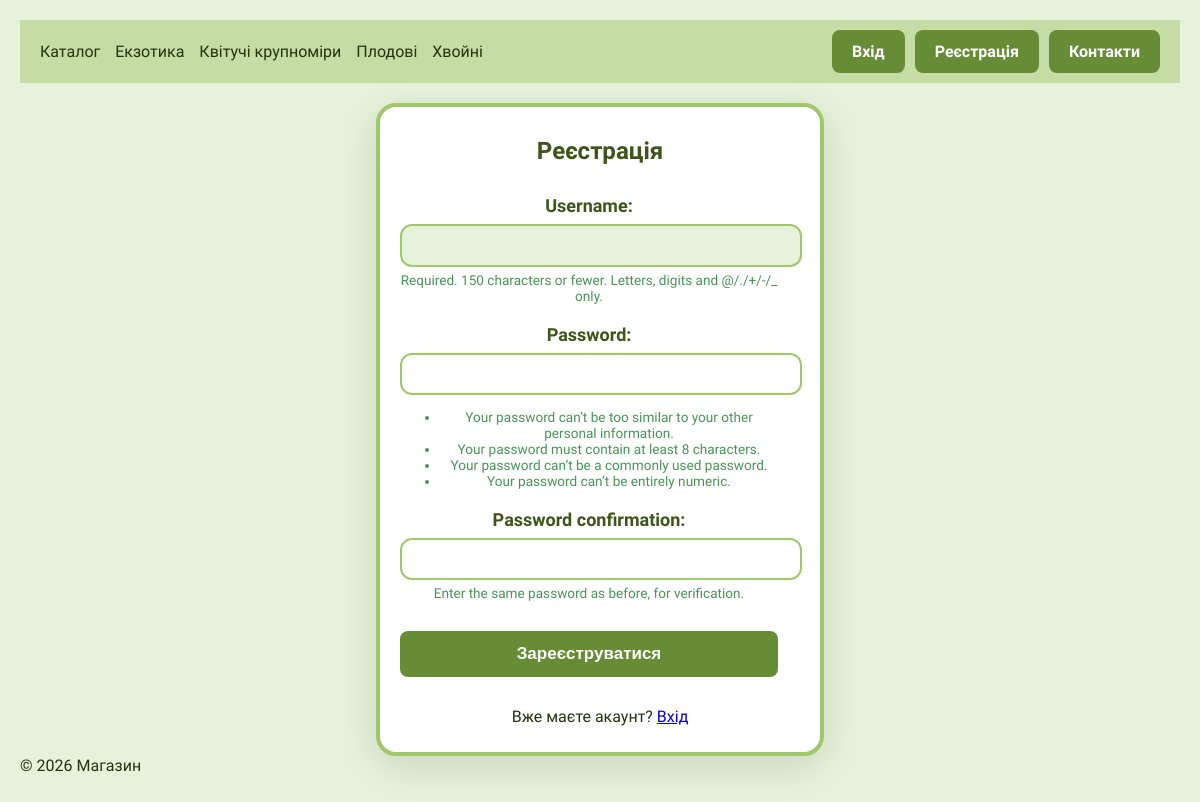
Screenshot of /register/ with the database file from the repository.
### main/models.py (models this page shows, shortened)
class Category(models.Model):
    name = models.CharField(max_length=100, db_index=True, verbose_name="Назва")
    slug = models.SlugField(max_length=100, unique=True, verbose_name="Slug")
    description = models.TextField(blank=True, verbose_name="Опис")
    image = models.ImageField(upload_to="categories/", blank=True, null=True, verbose_name="Зображення")
    is_active = models.BooleanField(default=True, verbose_name="Активна")
    class Meta:
        ordering = ['name']
        verbose_name = "Категорія"
        verbose_name_plural = "Категорії"
    def get_absolute_url(self):
        return reverse('main:product_list_by_category', kwargs={'category_slug': self.slug})

### accounts/views.py (the view)
# urls.py: path('register/', views.register_view, name='register'),
def register_view(request):
    if request.user.is_authenticated:
        return redirect('main:product_list')
    if request.method == 'POST':
        form = UserCreationForm(request.POST)
        if form.is_valid():
            user = form.save()
            login(request, user)
            merge_anonymous_cart_to_user(request, user)
            response = redirect('main:product_list')
            response.delete_cookie('cart')
            return response
    else:
        form = UserCreationForm()
    categories = Category.objects.all()
    return render(request, 'accounts/register.html', {'form': form, 'categories': categories})

### accounts/views.py (called while the page is built)
    def __call__(self, request):
        if request.path.startswith('/admin/'):
            if not request.user.is_authenticated or not request.user.is_staff:
                return redirect('main:product_list')
        return self.get_response(request)

### cart/context_processors.py (called while the page is built)
def cart_count(request):
    if request.user.is_authenticated:
        total = CartItem.objects.filter(user=request.user).aggregate(total=Sum('quantity'))['total']
        count = total or 0
    else:
        try:
            cart_str = request.COOKIES.get('cart', '{}')
            cart = json.loads(cart_str)
            count = sum(item.get('quantity', 0) for item in cart.values())
        except json.JSONDecodeError:
            count = 0
    return {'cart_count': count}

### accounts/templates/accounts/register.html (shortened to what this page needs)
{% extends 'main/base.html' %}
{% block content %}
<div class="auth-container">
    <div class="auth-card">
        <h2>Реєстрація</h2>
        <form method="post">
            <div class="form-group">
                {{ form.username.label_tag }}
                {{ form.username }}
                <small class="help-text">{{ form.username.help_text|safe }}</small>
            </div>
            <div class="form-group">
                {{ form.password1.label_tag }}
                {{ form.password1 }}
                <small class="help-text">{{ form.password1.help_text|safe }}</small>
            </div>
            <div class="form-group">
                {{ form.password2.label_tag }}
                {{ form.password2 }}
                <small class="help-text">{{ form.password2.help_text|safe }}</small>
            </div>
            <button type="submit" class="btn btn-primary btn-block">Зареєструватися</button>
        </form>
        <p class="auth-links">Вже маєте акаунт? <a href="{% url 'accounts:login' %}">Вхід</a></p>
    </div>
</div>
{% endblock %}

### main/templates/main/base.html (shortened to what this page needs)
{% load static shop_tags %}
<!doctype html>
<html lang="uk">
  <head>
    <link rel="stylesheet" href="{% static 'css/style.css' %}" />
  </head>
  <body>
    <header>
      <nav>
        <a href="{% url 'main:product_list' %}">Каталог</a>
        {% for cat in categories %}
        <a href="{{ cat.get_absolute_url }}">{{ cat.name }}</a>
        {% endfor %}
      </nav>
      <div class="auth-buttons">
        {% if user.is_authenticated %}
        {% if user.is_staff %}<a class="btn btn-primary" href="{% url 'admin:index' %}">Адмінка</a>{% endif %}
        <a href="{% url 'cart:cart_detail' %}" class="btn">Корзина ({{ cart_count }})</a>
        <a class="btn btn-primary" href="{% url 'accounts:profile' %}">Профіль</a>
        <a class="btn btn-primary" href="{% url 'accounts:logout' %}">Вийти</a>
        {% else %}
        <a class="btn btn-primary" href="{% url 'accounts:login' %}">Вхід</a>
        <a class="btn btn-primary" href="{% url 'accounts:register' %}">Реєстрація</a>
        <a class="btn btn-primary" href="{% url 'contact:contact' %}">Контакти</a>
        {% endif %}
      </div>
    </header>
    <main>{% block content %}{% endblock %}</main>
    <footer>© 2026 Магазин</footer>
  </body>
</html>

### static/css/style.css (style rules this page uses)
:root { --color-1: #e6f2da; --color-2: #c5dca5; --color-3: #a1c76b; --color-4: #668d35; --color-5: #3d5618; --color-6: #23330e; --transparent-color-1: rgba(197, 220, 165, 0.5); --transparent-color-2: rgba(161, 199, 107, 0.5); --transparent-color-3: rgba(102, 141, 53, 0.5); --transparent-color-4: rgba(61, 86, 24, 0.5); --transparent-color-5: rgba(35, 51, 14, 0.5); --transparent-color-6: rgba(27, 39, 3, 0.5); --font-1: "Science Gothic", sans-serif; --font-2: "Fira Sans", sans-serif; }
body { font-family: var(--font-2); margin: 0; padding: 20px; background: var(--color-1); color: var(--color-6); min-height: 100vh; }
main { text-align: center; }
header { display: flex; justify-content: space-between; align-items: center; padding: 10px 20px; background: var(--color-2); margin-bottom: 20px; }
nav { display: flex; gap: 15px; }
nav a { text-decoration: none; color: var(--color-6); font-weight: 500; }
.auth-buttons { display: flex; gap: 10px; }
.btn { margin-top: auto; background: var(--color-4); color: white; padding: 12px 20px; text-align: center; border: none; text-decoration: none; border-radius: 8px; font-weight: 600; transition: background 0.2s; }
input[type="text"] { padding: 0.8rem 1.2rem; font-size: 1rem; font-family: var(--font-2); border: 2px solid var(--color-3); border-radius: 8px; background: var(--color-1); min-width: 260px; cursor: pointer; transition: all 0.2s; margin-bottom: 20px; color: var(--color-6) !important; }
button[type="submit"] { margin-top: auto; background: var(--color-4); color: white; padding: 13px 20px; text-align: center; border: none; text-decoration: none; border-radius: 8px; font-weight: 600; transition: background 0.2s; font-size: 17px; }
label { display: flex; flex-direction: row; flex-wrap: nowrap; align-content: center; justify-content: center; align-items: center; font-size: 18px; }
.auth-container { min-height: 60vh; display: flex; align-items: center; justify-content: center; }
.auth-card { background: white; border-radius: 20px; box-shadow: 0 10px 40px rgba(0, 0, 0, 0.12); max-width: 420px; width: 100%; border: 4px solid #a1c76b; padding: 10px; text-align: center; }
.auth-card form { width: 90%; text-align: center; padding: 20px 10px; }
.auth-card h2 { text-align: center; margin-bottom: 10px; color: #3d5618; }
.form-group { margin-bottom: 20px; text-align: center; }
.form-group label { display: block; margin-bottom: 8px; font-weight: 600; color: #3d5618; }
.form-group input { width: 100%; padding: 10px; border: 2px solid #a1c76b; border-radius: 12px; font-size: 1rem; margin-bottom: 0; }
.help-text { font-size: 0.85rem; color: #006915b8; margin-top: 5px; display: block; }
.btn-block { width: 100%; padding: 16px; font-size: 1.1rem; }
.auth-links { text-align: center; margin-top: 10px; }
button[type="submit"] { margin-top: 10px; background: var(--color-4); color: white; padding: 13px 20px; text-align: center; border: none; text-decoration: none; border-radius: 8px; font-weight: 600; transition: background 0.2s; font-size: 17px; }

### rows the page displays
Category: name "Екзотика"
Category: name "Квітучі крупноміри"
Category: name "Плодові"
Category: name "Хвойні"
